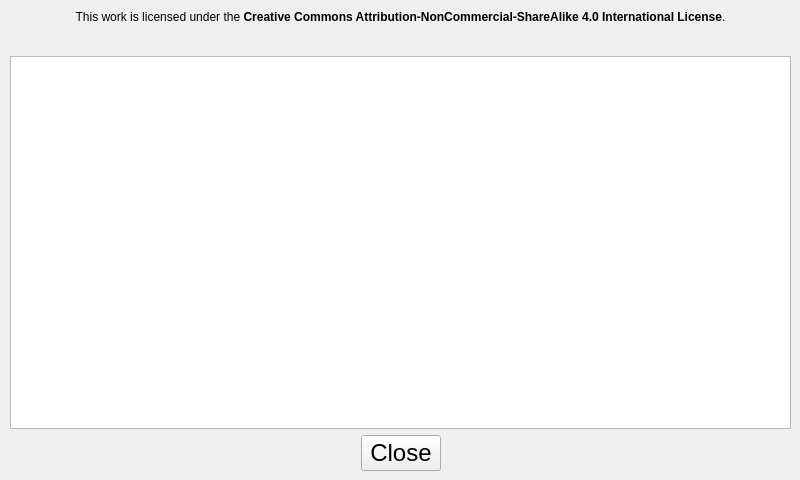
<?xml version="1.0" encoding="UTF-8"?>
<ui version="4.0">
 <class>LicenseView</class>
 <widget class="QWidget" name="LicenseView">
  <property name="geometry">
   <rect>
    <x>0</x>
    <y>0</y>
    <width>800</width>
    <height>480</height>
   </rect>
  </property>
  <property name="maximumSize">
   <size>
    <width>5000</width>
    <height>5000</height>
   </size>
  </property>
  <property name="windowTitle">
   <string>License</string>
  </property>
  <property name="autoFillBackground">
   <bool>true</bool>
  </property>
  <widget class="QWidget" name="verticalLayoutWidget">
   <property name="geometry">
    <rect>
     <x>10</x>
     <y>10</y>
     <width>781</width>
     <height>461</height>
    </rect>
   </property>
   <layout class="QVBoxLayout" name="verticalLayout">
    <item>
     <widget class="QLabel" name="license_txt_small">
      <property name="text">
       <string>&lt;html&gt;&lt;head/&gt;&lt;body&gt;&lt;p&gt;This work is licensed under the &lt;span style=&quot; font-weight:600;&quot;&gt;Creative Commons Attribution-NonCommercial-ShareAlike 4.0 International License&lt;/span&gt;.&lt;/p&gt;&lt;/body&gt;&lt;/html&gt;</string>
      </property>
      <property name="textFormat">
       <enum>Qt::RichText</enum>
      </property>
      <property name="alignment">
       <set>Qt::AlignCenter</set>
      </property>
      <property name="wordWrap">
       <bool>true</bool>
      </property>
     </widget>
    </item>
    <item>
     <layout class="QHBoxLayout" name="horizontalLayout">
      <item>
       <spacer name="horizontalSpacer">
        <property name="orientation">
         <enum>Qt::Horizontal</enum>
        </property>
        <property name="sizeHint" stdset="0">
         <size>
          <width>40</width>
          <height>20</height>
         </size>
        </property>
       </spacer>
      </item>
      <item>
       <widget class="QLabel" name="img_cc">
        <property name="text">
         <string/>
        </property>
        <property name="pixmap">
         <pixmap resource="../resources.qrc">:/cc/assets/cc/cc.svg</pixmap>
        </property>
        <property name="alignment">
         <set>Qt::AlignCenter</set>
        </property>
       </widget>
      </item>
      <item>
       <widget class="QLabel" name="img_by">
        <property name="text">
         <string/>
        </property>
        <property name="pixmap">
         <pixmap resource="../resources.qrc">:/cc/assets/cc/by.svg</pixmap>
        </property>
        <property name="alignment">
         <set>Qt::AlignCenter</set>
        </property>
       </widget>
      </item>
      <item>
       <widget class="QLabel" name="img_nc">
        <property name="text">
         <string/>
        </property>
        <property name="pixmap">
         <pixmap resource="../resources.qrc">:/cc/assets/cc/nc.svg</pixmap>
        </property>
        <property name="alignment">
         <set>Qt::AlignCenter</set>
        </property>
       </widget>
      </item>
      <item>
       <widget class="QLabel" name="img_sa">
        <property name="text">
         <string/>
        </property>
        <property name="pixmap">
         <pixmap resource="../resources.qrc">:/cc/assets/cc/sa.svg</pixmap>
        </property>
        <property name="alignment">
         <set>Qt::AlignCenter</set>
        </property>
       </widget>
      </item>
      <item>
       <spacer name="horizontalSpacer_2">
        <property name="orientation">
         <enum>Qt::Horizontal</enum>
        </property>
        <property name="sizeHint" stdset="0">
         <size>
          <width>40</width>
          <height>20</height>
         </size>
        </property>
       </spacer>
      </item>
     </layout>
    </item>
    <item>
     <widget class="QTextBrowser" name="license_txt">
      <property name="font">
       <font>
        <family>PT Mono</family>
       </font>
      </property>
      <property name="styleSheet">
       <string notr="true">QScrollBar:vertical { width: 30px; }</string>
      </property>
      <property name="html">
       <string>&lt;!DOCTYPE HTML PUBLIC &quot;-//W3C//DTD HTML 4.0//EN&quot; &quot;http://www.w3.org/TR/REC-html40/strict.dtd&quot;&gt;
&lt;html&gt;&lt;head&gt;&lt;meta name=&quot;qrichtext&quot; content=&quot;1&quot; /&gt;&lt;style type=&quot;text/css&quot;&gt;
p, li { white-space: pre-wrap; }
&lt;/style&gt;&lt;/head&gt;&lt;body style=&quot; font-family:'PT Mono'; font-size:13pt; font-weight:400; font-style:normal;&quot;&gt;
&lt;p style=&quot;-qt-paragraph-type:empty; margin-top:0px; margin-bottom:0px; margin-left:0px; margin-right:0px; -qt-block-indent:0; text-indent:0px;&quot;&gt;&lt;br /&gt;&lt;/p&gt;&lt;/body&gt;&lt;/html&gt;</string>
      </property>
     </widget>
    </item>
    <item>
     <layout class="QHBoxLayout" name="horizontalLayout_2">
      <item>
       <spacer name="horizontalSpacer_3">
        <property name="orientation">
         <enum>Qt::Horizontal</enum>
        </property>
        <property name="sizeHint" stdset="0">
         <size>
          <width>40</width>
          <height>20</height>
         </size>
        </property>
       </spacer>
      </item>
      <item>
       <widget class="QPushButton" name="button_close">
        <property name="font">
         <font>
          <pointsize>18</pointsize>
         </font>
        </property>
        <property name="text">
         <string>Close</string>
        </property>
       </widget>
      </item>
      <item>
       <spacer name="horizontalSpacer_4">
        <property name="orientation">
         <enum>Qt::Horizontal</enum>
        </property>
        <property name="sizeHint" stdset="0">
         <size>
          <width>40</width>
          <height>20</height>
         </size>
        </property>
       </spacer>
      </item>
     </layout>
    </item>
   </layout>
  </widget>
 </widget>
 <resources>
  <include location="../resources.qrc"/>
 </resources>
 <connections/>
</ui>
